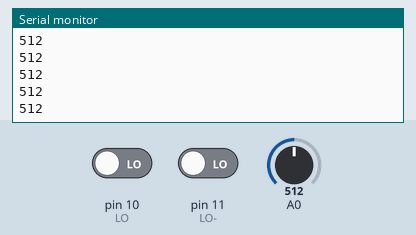
A sketch run on a simulated Arduino Uno, built with avr-gcc and run on an emulated ATmega328P. Parts: the last lines printed to the serial monitor. The inputs (shaded band) are chosen by the test bench; at power-on: A0 = 512, pin 11 (LO-) LOW, pin 10 (LO) LOW.

Above: at 1.2 s.
1.3 s: A0 set to 716
At 2.4 s:
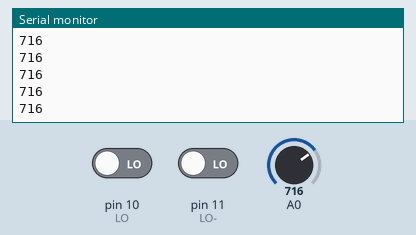
2.8 s: A0 set to 900
At 3.5 s:
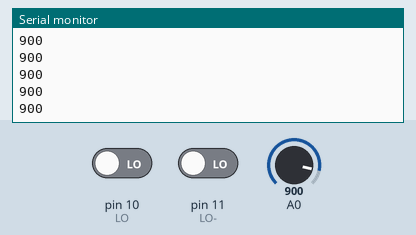
4.3 s: pin 11 (LO-) driven HIGH
At 5.1 s:
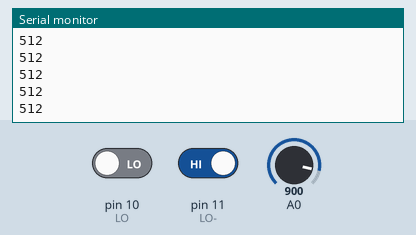
Timing chart, 0 to 7.3 s (numbered marks = the images above; inputs shaded):
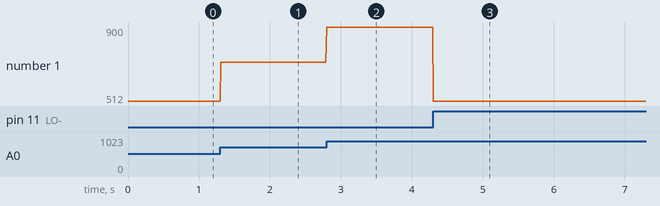

Measured:
- after the input at 1.3 s, the serial monitor: prints a new line at once (image 1)
- after the input at 2.8 s, the serial monitor: prints a new line at once (image 2)
- after the input at 4.3 s, the serial monitor: prints a new line at once (image 3)
- plotted number 1: 512 → 716 after the input at 1.3 s, 716 → 900 after the input at 2.8 s, 900 → 512 after the input at 4.3 s

The sketch:

ad8232.ino
```cpp
void setup() {
  Serial.begin(9600);
  pinMode(10, INPUT); // LO+
  pinMode(11, INPUT); // LO-
}

void loop() {
  if ((digitalRead(10) == 1) || (digitalRead(11) == 1)) {
    // Serial.println("Electrode not connected");
    Serial.println(512);
  } else {
    int ecgValue = analogRead(A0);
    Serial.println(ecgValue);
  }
  delay(10);
}
```
